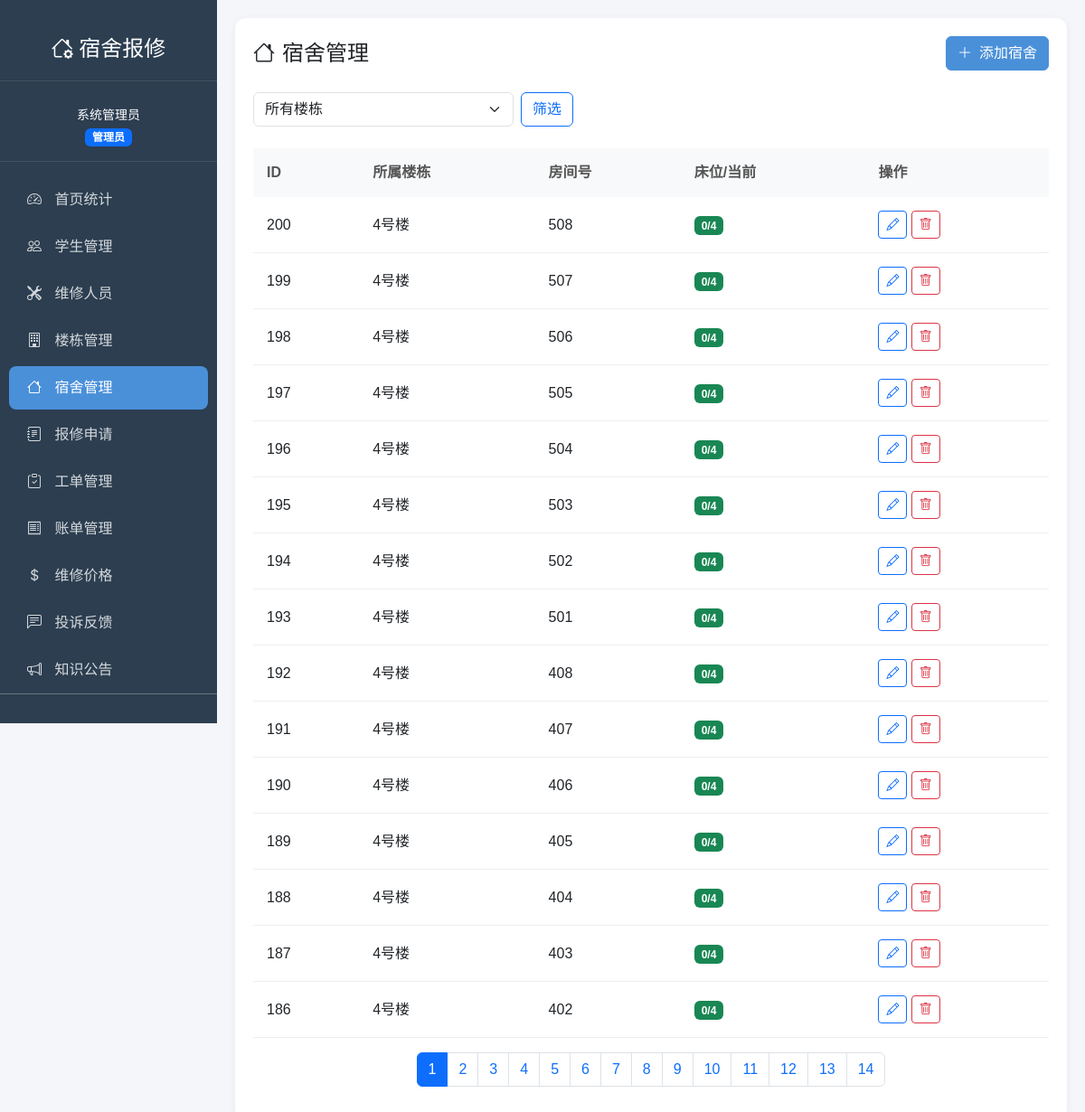
/admin/dormitories (signed in), run on the app's committed database.
### models.py (models this page shows, shortened)
class User(UserMixin, db.Model):
    __tablename__ = 'users'
    id = db.Column(db.Integer, primary_key=True)
    username = db.Column(db.String(50), unique=True, nullable=False)
    password_hash = db.Column(db.String(255), nullable=False)
    name = db.Column(db.String(50), nullable=False)
    role = db.Column(db.String(20), nullable=False)  # admin/worker/student
    phone = db.Column(db.String(20))
    email = db.Column(db.String(100))
    created_at = db.Column(db.DateTime, default=datetime.now)
    student_dormitory = db.relationship('StudentDormitory', backref='student', lazy=True)
    worker_info = db.relationship('Worker', backref='user', uselist=False, lazy=True)

class Dormitory(db.Model):
    __tablename__ = 'dormitories'
    id = db.Column(db.Integer, primary_key=True)
    building_id = db.Column(db.Integer, db.ForeignKey('buildings.id'), nullable=False)
    room_number = db.Column(db.String(20), nullable=False)
    capacity = db.Column(db.Integer, default=4)
    current_count = db.Column(db.Integer, default=0)
    created_at = db.Column(db.DateTime, default=datetime.now)
    students = db.relationship('StudentDormitory', backref='dormitory', lazy=True)
    repair_requests = db.relationship('RepairRequest', backref='dormitory', lazy=True)

class Building(db.Model):
    __tablename__ = 'buildings'
    id = db.Column(db.Integer, primary_key=True)
    name = db.Column(db.String(50), nullable=False)
    floors = db.Column(db.Integer, nullable=False)
    rooms_per_floor = db.Column(db.Integer, nullable=False)
    created_at = db.Column(db.DateTime, default=datetime.now)
    dormitories = db.relationship('Dormitory', backref='building', lazy=True)
    workers = db.relationship('WorkerBuilding', backref='building', lazy=True)

### routes/admin.py (the view)
@admin_bp.route('/dormitories')
def dormitories():
    page = request.args.get('page', 1, type=int)
    per_page = 15
    building_id = request.args.get('building_id', type=int)
    query = Dormitory.query
    if building_id:
        query = query.filter_by(building_id=building_id)
    pagination = query.order_by(Dormitory.id.desc()).paginate(page=page, per_page=per_page, error_out=False)
    buildings = Building.query.all()
    return render_template('admin/dormitories.html', dormitories=pagination.items, pagination=pagination, buildings=buildings, selected_building=building_id)

### routes/admin.py (called while the page is built)
@admin_bp.before_request
def check_admin():
    if not current_user.is_authenticated or current_user.role != 'admin':
        if request.endpoint and 'auth' not in request.endpoint:
            flash('您没有权限访问该页面', 'danger')
            return redirect(url_for('auth.login'))

### templates/admin/dormitories.html (shortened to what this page needs)
{% extends "base.html" %}
{% block content %}
<div class="content-card">
    <div class="d-flex justify-content-between align-items-center mb-4">
        <h4 class="mb-0"><i class="bi bi-house me-2"></i>宿舍管理</h4>
        <a href="{{ url_for('admin.dormitories_add') }}" class="btn btn-primary">
            <i class="bi bi-plus-lg me-2"></i>添加宿舍
        </a>
    </div>
    <form method="GET" class="mb-4">
        <div class="row g-2">
            <div class="col-md-4">
                <select name="building_id" class="form-select">
                    <option value="">所有楼栋</option>
                </select>
            </div>
            <div class="col-md-2">
                <button type="submit" class="btn btn-outline-primary">筛选</button>
            </div>
        </div>
    </form>
    <div class="table-responsive">
        <table class="table table-modern">
            <thead>
                <tr>
                    <th>ID</th>
                    <th>所属楼栋</th>
                    <th>房间号</th>
                    <th>床位/当前</th>
                    <th>操作</th>
                </tr>
            </thead>
            <tbody>
                {% for dorm in dormitories %}
                <tr>
                    <td>{{ dorm.id }}</td>
                    <td>{{ dorm.building.name }}</td>
                    <td>{{ dorm.room_number }}</td>
                    <td>
                        <span class="badge bg-{{ 'success' if dorm.current_count < dorm.capacity else 'danger' }}">
                            {{ dorm.current_count }}/{{ dorm.capacity }}
                        </span>
                    </td>
                    <td>
                        <a href="{{ url_for('admin.dormitories_edit', id=dorm.id) }}" class="btn btn-sm btn-outline-primary">
                            <i class="bi bi-pencil"></i>
                        </a>
                        <form method="POST" action="{{ url_for('admin.dormitories_delete', id=dorm.id) }}" style="display:inline;">
                            <button type="submit" class="btn btn-sm btn-outline-danger" onclick="return confirm('确定要删除吗？')">
                                <i class="bi bi-trash"></i>
                            </button>
                        </form>
                    </td>
                </tr>
                {% else %}
                <tr>
                    <td colspan="5" class="text-center text-muted py-5">暂无宿舍数据</td>
                </tr>
                {% endfor %}
            </tbody>
        </table>
    </div>
    {% if pagination.pages > 1 %}
    <nav>
        <ul class="pagination justify-content-center">
            {% for p in range(1, pagination.pages + 1) %}
            <li class="page-item {% if p == pagination.page %}active{% endif %}">
                <a class="page-link" href="{{ url_for('admin.dormitories', page=p, building_id=selected_building) }}">{{ p }}</a>
            </li>
            {% endfor %}
        </ul>
    </nav>
    {% endif %}
</div>
{% endblock %}

### templates/base.html (shortened to what this page needs)
<!DOCTYPE html>
<html lang="zh-CN">
<head>
    <link href="https://cdn.jsdelivr.net/npm/bootstrap@5.3.0/dist/css/bootstrap.min.css" rel="stylesheet">
    <link href="https://cdn.jsdelivr.net/npm/bootstrap-icons@1.10.0/font/bootstrap-icons.css" rel="stylesheet">
</head>
<body>
    {% if current_user.is_authenticated %}
    <div class="sidebar">
        <div class="logo">
            <h4><i class="bi bi-house-gear"></i> 宿舍报修</h4>
        </div>
        <div class="user-info">
            <small>{{ current_user.name }}</small><br>
            <span class="badge bg-{{ 'primary' if current_user.role == 'admin' else ('success' if current_user.role == 'worker' else 'info') }}">
                {{ '管理员' if current_user.role == 'admin' else ('维修工' if current_user.role == 'worker' else '学生') }}
            </span>
        </div>
        {% if current_user.role == 'admin' %}
        <nav class="nav flex-column mt-3">
            <a class="nav-link {% if request.endpoint == 'admin.index' %}active{% endif %}" href="{{ url_for('admin.index') }}">
                <i class="bi bi-speedometer2"></i> 首页统计
            </a>
            <a class="nav-link {% if 'students' in request.endpoint %}active{% endif %}" href="{{ url_for('admin.students') }}">
                <i class="bi bi-people"></i> 学生管理
            </a>
            <a class="nav-link {% if 'workers' in request.endpoint %}active{% endif %}" href="{{ url_for('admin.workers') }}">
                <i class="bi bi-tools"></i> 维修人员
            </a>
            <a class="nav-link {% if request.endpoint == 'admin.buildings' %}active{% endif %}" href="{{ url_for('admin.buildings') }}">
                <i class="bi bi-building"></i> 楼栋管理
            </a>
            <a class="nav-link {% if request.endpoint == 'admin.dormitories' %}active{% endif %}" href="{{ url_for('admin.dormitories') }}">
                <i class="bi bi-house"></i> 宿舍管理
            </a>
            <a class="nav-link {% if request.endpoint == 'admin.repair_requests' %}active{% endif %}" href="{{ url_for('admin.repair_requests') }}">
                <i class="bi bi-journal-text"></i> 报修申请
            </a>
            <a class="nav-link {% if request.endpoint == 'admin.work_orders' %}active{% endif %}" href="{{ url_for('admin.work_orders') }}">
                <i class="bi bi-clipboard-check"></i> 工单管理
            </a>
            <a class="nav-link {% if request.endpoint == 'admin.bills' %}active{% endif %}" href="{{ url_for('admin.bills') }}">
                <i class="bi bi-receipt"></i> 账单管理
            </a>
            <a class="nav-link {% if request.endpoint == 'admin.repair_items' %}active{% endif %}" href="{{ url_for('admin.repair_items') }}">
                <i class="bi bi-currency-dollar"></i> 维修价格
            </a>
            <a class="nav-link {% if request.endpoint == 'admin.complaints' %}active{% endif %}" href="{{ url_for('admin.complaints') }}">
                <i class="bi bi-chat-left-text"></i> 投诉反馈
            </a>
            <a class="nav-link {% if request.endpoint == 'admin.announcements' %}active{% endif %}" href="{{ url_for('admin.announcements') }}">
                <i class="bi bi-megaphone"></i> 知识公告
            </a>
        </nav>
        {% endif %}
        <div class="mt-auto p-3 border-top border-secondary">
            <a class="nav-link {% if request.endpoint == 'auth.profile' %}active{% endif %}" href="{{ url_for('auth.profile') }}">
            </a>
        </div>
    </div>
    {% endif %}
    <main class="main-content">
        {% block content %}{% endblock %}
    </main>
</body>
</html>

### templates/base.html (style rules this page uses)
:root { --primary-color: #4a90d9; --sidebar-bg: #2c3e50; --sidebar-hover: #34495e; }
body { font-family: 'PingFang SC', 'Microsoft YaHei', sans-serif; background-color: #f5f6fa; }
.sidebar { position: fixed; top: 0; left: 0; height: 100vh; width: 240px; background: var(--sidebar-bg); color: #fff; padding-top: 20px; overflow-y: auto; }
.sidebar .logo { text-align: center; padding: 20px; border-bottom: 1px solid rgba(255,255,255,0.1); margin-bottom: 10px; }
.sidebar .logo h4 { margin: 0; color: #fff; }
.sidebar .user-info { text-align: center; padding: 15px; border-bottom: 1px solid rgba(255,255,255,0.1); }
.sidebar .nav-link { color: rgba(255,255,255,0.8); padding: 12px 20px; margin: 2px 10px; border-radius: 8px; transition: all 0.3s; }
.sidebar .nav-link.active { background: var(--primary-color); color: #fff; }
.sidebar .nav-link i { margin-right: 10px; }
.main-content { margin-left: 240px; padding: 20px; min-height: 100vh; }
.content-card { background: #fff; border-radius: 12px; padding: 20px; box-shadow: 0 2px 10px rgba(0,0,0,0.05); }
.table-modern { border-collapse: separate; border-spacing: 0; }
.table-modern thead th { background: #f8f9fa; border: none; padding: 15px; font-weight: 600; color: #555; }
.table-modern tbody td { border: none; border-bottom: 1px solid #eee; padding: 15px; vertical-align: middle; }
.btn-primary { background: var(--primary-color); border-color: var(--primary-color); }

### data on the page
User: name "系统管理员", role "管理员"
Dormitory: id "200", building.name "4号楼", room_number "508", current_count "0", capacity "4"
Dormitory: id "199", building.name "4号楼", room_number "507", current_count "0", capacity "4"
Dormitory: id "198", building.name "4号楼", room_number "506", current_count "0", capacity "4"
Dormitory: id "197", building.name "4号楼", room_number "505", current_count "0", capacity "4"
Dormitory: id "196", building.name "4号楼", room_number "504", current_count "0", capacity "4"
Dormitory: id "195", building.name "4号楼", room_number "503", current_count "0", capacity "4"
Dormitory: id "194", building.name "4号楼", room_number "502", current_count "0", capacity "4"
Dormitory: id "193", building.name "4号楼", room_number "501", current_count "0", capacity "4"
Dormitory: id "192", building.name "4号楼", room_number "408", current_count "0", capacity "4"
Dormitory: id "191", building.name "4号楼", room_number "407", current_count "0", capacity "4"
Dormitory: id "190", building.name "4号楼", room_number "406", current_count "0", capacity "4"
Dormitory: id "189", building.name "4号楼", room_number "405", current_count "0", capacity "4"
Dormitory: id "188", building.name "4号楼", room_number "404", current_count "0", capacity "4"
Dormitory: id "187", building.name "4号楼", room_number "403", current_count "0", capacity "4"
Dormitory: id "186", building.name "4号楼", room_number "402", current_count "0", capacity "4"

### other printed values
{{ p }} "1" "2" "3" "4" "5" "6" "7" "8" "9" "10" "11" "12" "13" "14"
